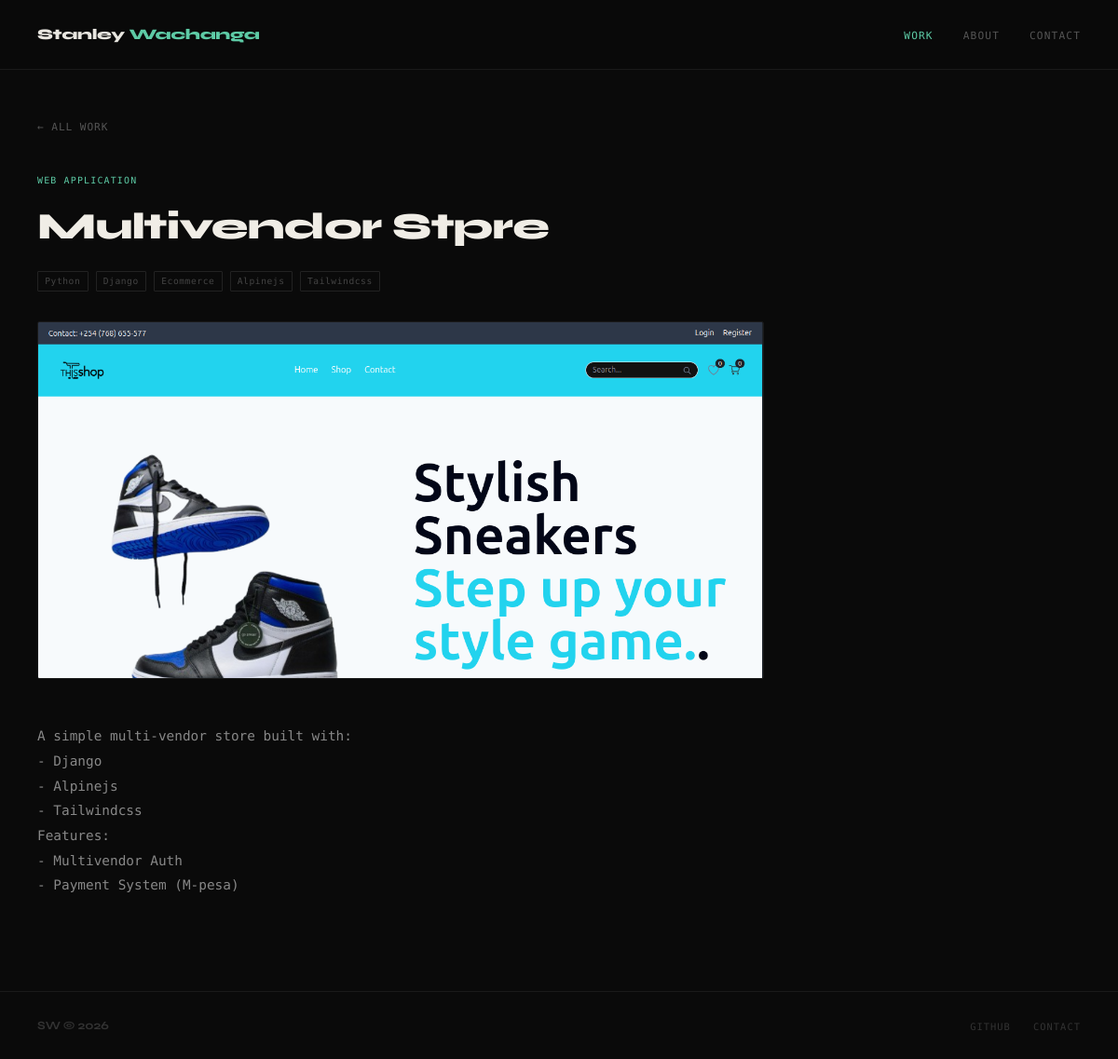
Page /work/multivendor-stpre/ on the committed database.
### projects/models.py (models this page shows, shortened)
class Project(models.Model):
    TYPE_CHOICES = [
        ('web', 'Web Application'),
        ('data', 'Data Engineering'),
        ('scraping', 'Web Scraping'),
        ('analysis', 'Data Analysis'),
        ('api', 'API / Backend'),
        ('other', 'Other'),
    ]
    title = models.CharField(max_length=200)
    slug = models.SlugField(unique=True, max_length=220)
    project_type = models.CharField(max_length=20, choices=TYPE_CHOICES, default='web')
    short_description = models.CharField(
        max_length=180,
        help_text='Shown on the project card (max 180 chars)'
    )
    description = models.TextField(
        help_text='Full project description shown on detail page'
    )
    image = models.ImageField(
        upload_to='projects/',
        blank=True,
        null=True,
        help_text='Project screenshot or cover image'
    )
    tags = TaggableManager(
        blank=True,
        help_text='Comma-separated tags e.g. Python, Django, Pandas'
    )
    github_url = models.URLField(blank=True, null=True)
    live_url = models.URLField(blank=True, null=True)
    featured = models.BooleanField(
        default=False,
        help_text='Show this project on the homepage'
    )
    order = models.PositiveIntegerField(
        default=0,
        help_text='Lower number = appears first'
    )
    created_at = models.DateTimeField(auto_now_add=True)
    updated_at = models.DateTimeField(auto_now=True)
    class Meta:
        ordering = ['order', '-created_at']
        verbose_name = 'Project'
        verbose_name_plural = 'Projects'

### projects/views.py (the view)
# urls.py: path('<slug:slug>/', views.project_detail, name='detail'),
def project_detail(request, slug):
    project = get_object_or_404(Project, slug=slug)
    related = Project.objects.exclude(pk=project.pk).filter(
        project_type=project.project_type
    )[:3]
    return render(request, 'projects/detail.html', {
        'project': project,
        'related': related,
    })

### templates/projects/detail.html (shortened to what this page needs)
{% extends "base.html" %}
{% load static %}
{% block content %}
<article class="sw-detail animate-up">
  <a href="{% url 'projects:list' %}" class="sw-back">&#8592; All work</a>
  <div class="sw-detail-header">
    <div class="sw-project-type">{{ project.get_project_type_display }}</div>
    <h1 class="sw-detail-title">{{ project.title }}</h1>
    <div class="sw-detail-tags">
      {% for tag in project.tags.all %}
      <a href="{% url 'projects:list' %}?tag={{ tag.name }}" class="sw-mini-tag">{{ tag.name }}</a>
      {% endfor %}
    </div>
  </div>
  {% if project.image %}
  <div class="sw-detail-img">
    <img src="{{ project.image.url }}" alt="{{ project.title }}" />
  </div>
  {% endif %}
  <div class="sw-detail-body">
    <div class="sw-detail-content">
      {{ project.description|linebreaks }}
    </div>
  </div>
</article>
{% endblock %}

### templates/base.html (shortened to what this page needs)
{% load static %}
<!DOCTYPE html>
<html lang="en">
<head>
  <link rel="stylesheet" href="{% static 'css/main.css' %}" />
</head>
<body>
  <nav class="sw-nav">
    <a href="{% url 'home' %}" class="sw-logo">Stanley <span>Wachanga</span></a>
    <ul class="sw-nav-links" id="nav-links">
      <li><a href="{% url 'projects:list' %}" {% if request.resolver_match.app_name == 'projects' %}class="active"{% endif %}>Work</a></li>
      <li><a href="{% url 'home' %}#about">About</a></li>
      <li><a href="{% url 'contact' %}">Contact</a></li>
    </ul>
  </nav>
  <main>
    {% block content %}{% endblock %}
  </main>
  <footer class="sw-footer">
    <div class="sw-footer-name">SW &copy; {% now "Y" %}</div>
    <ul class="sw-footer-links">
      <li><a href="https://github.com/qshytpolite" target="_blank" rel="noopener">GitHub</a></li>
      <li><a href="{% url 'contact' %}">Contact</a></li>
    </ul>
  </footer>
</body>
</html>

### static/css/main.css (style rules this page uses)
*, *::before, *::after { box-sizing: border-box; margin: 0; padding: 0; }
:root { --bg: #0a0a0a; --surface: #0f0f0f; --border: #1a1a1a; --border-mid: #222; --text: #e8e6e0; --text-muted: #555; --text-faint: #333; --accent: #5DCAA5; --accent-dark: #3db88f; --font-display: 'Syne', sans-serif; --font-mono: 'DM Mono', monospace; }
html { scroll-behavior: smooth; }
body { background: var(--bg); color: var(--text); font-family: var(--font-mono); font-size: 15px; line-height: 1.6; -webkit-font-smoothing: antialiased; }
a { color: inherit; text-decoration: none; }
img { display: block; width: 100%; height: auto; object-fit: cover; }
.sw-nav { display: flex; justify-content: space-between; align-items: center; padding: 1.5rem 2.5rem; border-bottom: 0.5px solid var(--border); position: sticky; top: 0; background: rgba(10,10,10,0.92); backdrop-filter: blur(8px); z-index: 100; animation: fadeDown 0.6s ease both; }
.sw-logo { font-family: var(--font-display); font-weight: 800; font-size: 1rem; letter-spacing: -0.02em; }
.sw-logo span { color: var(--accent); }
.sw-nav-links { display: flex; gap: 2rem; list-style: none; }
.sw-nav-links a { font-size: 0.7rem; letter-spacing: 0.1em; text-transform: uppercase; color: var(--text-muted); transition: color 0.2s; }
.sw-nav-links a:hover, .sw-nav-links a.active { color: var(--accent); }
.sw-project-type { font-size: 0.62rem; letter-spacing: 0.12em; text-transform: uppercase; color: var(--accent); margin-bottom: 0.6rem; }
.sw-mini-tag { font-size: 0.6rem; color: #444; border: 0.5px solid var(--border-mid); padding: 0.15rem 0.45rem; border-radius: 1px; letter-spacing: 0.06em; transition: all 0.2s; }
.sw-detail { padding: 3rem 2.5rem; max-width: 860px; }
.sw-back { font-size: 0.7rem; letter-spacing: 0.08em; text-transform: uppercase; color: var(--text-muted); transition: color 0.2s; display: inline-block; margin-bottom: 2.5rem; }
.sw-detail-header { margin-bottom: 2rem; }
.sw-detail-title { font-family: var(--font-display); font-size: clamp(1.6rem, 4vw, 2.5rem); font-weight: 800; letter-spacing: -0.02em; color: #f0ede6; margin: 0.5rem 0 1rem; }
.sw-detail-tags { display: flex; gap: 0.5rem; flex-wrap: wrap; }
.sw-detail-img { width: 100%; max-height: 420px; overflow: hidden; border: 0.5px solid var(--border); margin-bottom: 3rem; border-radius: 2px; }
.sw-detail-body { display: grid; grid-template-columns: 1fr 200px; gap: 3rem; align-items: start; }
.sw-detail-content { font-size: 0.9rem; color: #888; line-height: 1.85; }
.sw-detail-content p { margin-bottom: 1.25rem; }
.sw-footer { border-top: 0.5px solid var(--border); padding: 1.5rem 2.5rem; display: flex; justify-content: space-between; align-items: center; margin-top: 2rem; }
.sw-footer-name { font-family: var(--font-display); font-size: 0.78rem; font-weight: 700; color: var(--text-faint); }
.sw-footer-links { display: flex; gap: 1.5rem; list-style: none; }
.sw-footer-links a { font-size: 0.65rem; letter-spacing: 0.1em; text-transform: uppercase; color: var(--text-faint); transition: color 0.2s; }
.animate-up { animation: fadeUp 0.7s ease both; }

### rows in the picture
Project: project_type "WEB APPLICATION", title "Multivendor Stpre", image (picture), description "A simple multi-vendor store built with: - Django - Alpinejs - Tailwindcss Features: - Multivendor Auth - Payment System (M-pesa)"
Tag: name "Python"
Tag: name "Django"
Tag: name "Ecommerce"
Tag: name "Alpinejs"
Tag: name "Tailwindcss"
